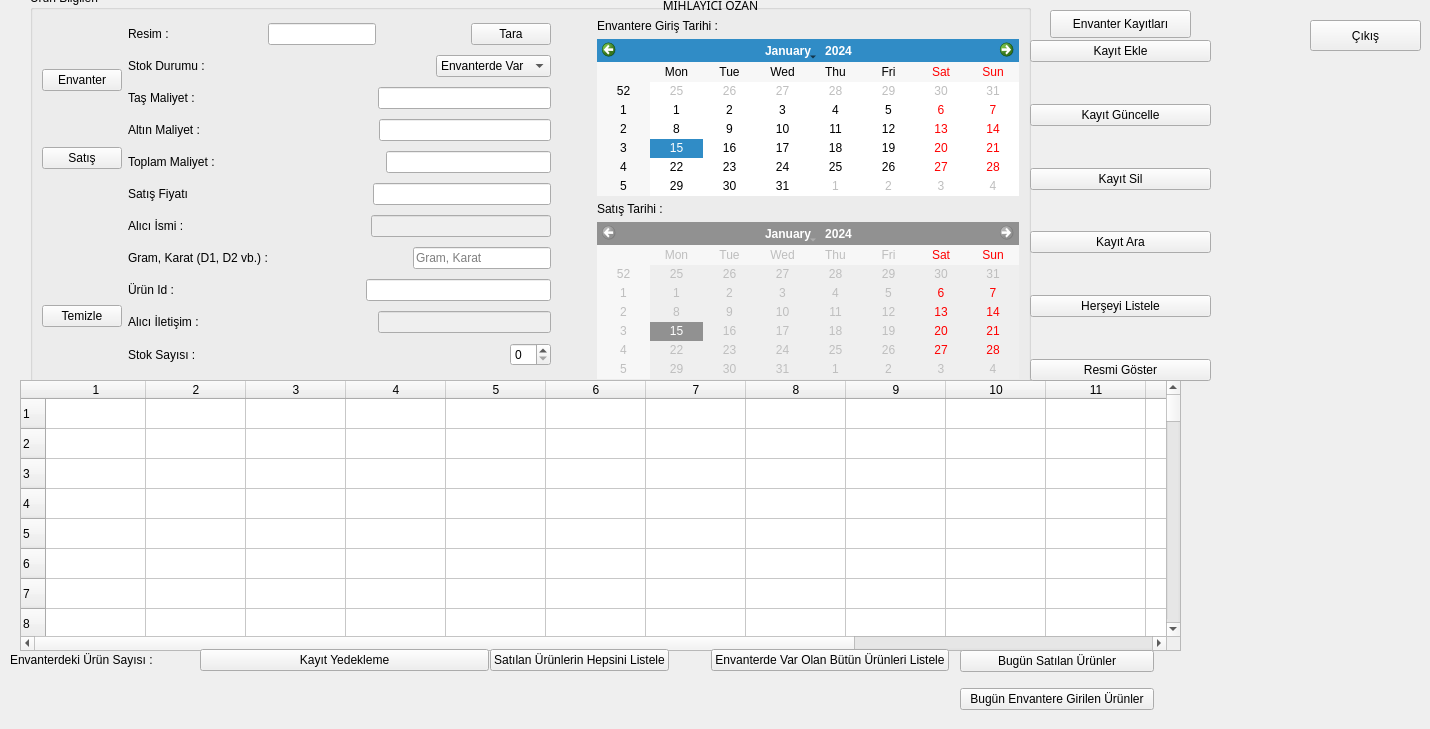
  <widget class="QWidget" name="centralwidget">
   <widget class="QGroupBox" name="groupBox">
    <property name="geometry">
     <rect>
      <x>30</x>
      <y>-10</y>
      <width>1001</width>
      <height>401</height>
     </rect>
    </property>
    <property name="title">
     <string>Ürün Bilgileri</string>
    </property>
    <layout class="QHBoxLayout" name="horizontalLayout_9">
     <item>
      <layout class="QVBoxLayout" name="verticalLayout_6">
       <item>
        <widget class="QPushButton" name="btnEnvanterMod">
         <property name="text">
          <string>Envanter</string>
         </property>
        </widget>
       </item>
       <item>
        <widget class="QPushButton" name="btnSatisMod">
         <property name="text">
          <string>Satış</string>
         </property>
        </widget>
       </item>
       <item>
        <spacer name="verticalSpacer_7">
         <property name="orientation">
          <enum>Qt::Vertical</enum>
         </property>
         <property name="sizeType">
          <enum>QSizePolicy::Maximum</enum>
         </property>
         <property name="sizeHint" stdset="0">
          <size>
           <width>20</width>
           <height>40</height>
          </size>
         </property>
        </spacer>
       </item>
       <item>
        <spacer name="verticalSpacer_5">
         <property name="orientation">
          <enum>Qt::Vertical</enum>
         </property>
         <property name="sizeType">
          <enum>QSizePolicy::Maximum</enum>
         </property>
         <property name="sizeHint" stdset="0">
          <size>
           <width>20</width>
           <height>40</height>
          </size>
         </property>
        </spacer>
       </item>
       <item>
        <widget class="QPushButton" name="btnTemizle">
         <property name="text">
          <string>Temizle</string>
         </property>
        </widget>
       </item>
      </layout>
     </item>
     <item>
      <layout class="QVBoxLayout" name="verticalLayout">
       <item>
        <layout class="QHBoxLayout" name="horizontalLayout_11">
         <item>
          <widget class="QLabel" name="label_10">
           <property name="text">
            <string>Resim : </string>
           </property>
          </widget>
         </item>
         <item>
          <spacer name="horizontalSpacer_7">
           <property name="orientation">
            <enum>Qt::Horizontal</enum>
           </property>
           <property name="sizeHint" stdset="0">
            <size>
             <width>40</width>
             <height>20</height>
            </size>
           </property>
          </spacer>
         </item>
         <item>
          <widget class="QLineEdit" name="lneResimYolu">
           <property name="enabled">
            <bool>true</bool>
           </property>
          </widget>
         </item>
         <item>
          <spacer name="horizontalSpacer_11">
           <property name="orientation">
            <enum>Qt::Horizontal</enum>
           </property>
           <property name="sizeHint" stdset="0">
            <size>
             <width>40</width>
             <height>20</height>
            </size>
           </property>
          </spacer>
         </item>
         <item>
          <widget class="QPushButton" name="btnResimYolu">
           <property name="text">
            <string>Tara</string>
           </property>
          </widget>
         </item>
        </layout>
       </item>
       <item>
        <layout class="QHBoxLayout" name="horizontalLayout_10">
         <item>
          <widget class="QLabel" name="label_11">
           <property name="text">
            <string>Stok Durumu : </string>
           </property>
          </widget>
         </item>
         <item>
          <spacer name="horizontalSpacer_10">
           <property name="orientation">
            <enum>Qt::Horizontal</enum>
           </property>
           <property name="sizeHint" stdset="0">
            <size>
             <width>40</width>
             <height>20</height>
            </size>
           </property>
          </spacer>
         </item>
         <item>
          <widget class="QComboBox" name="cmbStokdurumu">
           <item>
            <property name="text">
             <string>Envanterde Var</string>
            </property>
           </item>
           <item>
            <property name="text">
             <string>----------</string>
            </property>
           </item>
           <item>
            <property name="text">
             <string>Satıldı</string>
            </property>
           </item>
          </widget>
         </item>
        </layout>
       </item>
       <item>
        <layout class="QHBoxLayout" name="horizontalLayout">
         <item>
          <widget class="QLabel" name="label">
           <property name="text">
            <string>Taş Maliyet : </string>
           </property>
          </widget>
         </item>
         <item>
          <spacer name="horizontalSpacer">
           <property name="orientation">
            <enum>Qt::Horizontal</enum>
           </property>
           <property name="sizeHint" stdset="0">
            <size>
             <width>40</width>
             <height>20</height>
            </size>
           </property>
          </spacer>
         </item>
         <item>
          <widget class="QLineEdit" name="lneTasMaliyet">
           <property name="enabled">
            <bool>true</bool>
           </property>
           <property name="placeholderText">
            <string/>
           </property>
          </widget>
         </item>
        </layout>
       </item>
       <item>
        <layout class="QHBoxLayout" name="horizontalLayout_12">
         <item>
          <widget class="QLabel" name="label_14">
           <property name="text">
            <string>Altın Maliyet :</string>
           </property>
          </widget>
         </item>
         <item>
          <spacer name="horizontalSpacer_13">
           <property name="orientation">
            <enum>Qt::Horizontal</enum>
           </property>
           <property name="sizeHint" stdset="0">
            <size>
             <width>40</width>
             <height>20</height>
            </size>
           </property>
          </spacer>
         </item>
         <item>
          <widget class="QLineEdit" name="lneAltinMaliyet"/>
         </item>
        </layout>
       </item>
       <item>
        <layout class="QHBoxLayout" name="horizontalLayout_2">
         <item>
          <widget class="QLabel" name="label_2">
           <property name="text">
            <string>Toplam Maliyet :</string>
           </property>
          </widget>
         </item>
         <item>
          <spacer name="horizontalSpacer_2">
           <property name="orientation">
            <enum>Qt::Horizontal</enum>
           </property>
           <property name="sizeHint" stdset="0">
            <size>
             <width>40</width>
             <height>20</height>
            </size>
           </property>
          </spacer>
         </item>
         <item>
          <widget class="QLineEdit" name="lneToplamMaliyet"/>
         </item>
        </layout>
       </item>
       <item>
        <layout class="QHBoxLayout" name="horizontalLayout_3">
         <item>
          <widget class="QLabel" name="label_3">
           <property name="text">
            <string>Satış Fiyatı</string>
           </property>
          </widget>
         </item>
         <item>
          <spacer name="horizontalSpacer_3">
           <property name="orientation">
            <enum>Qt::Horizontal</enum>
           </property>
           <property name="sizeHint" stdset="0">
            <size>
             <width>40</width>
             <height>20</height>
            </size>
           </property>
          </spacer>
         </item>
         <item>
          <widget class="QLineEdit" name="lneSatisFiyati"/>
         </item>
        </layout>
       </item>
       <item>
        <layout class="QHBoxLayout" name="horizontalLayout_4">
         <item>
          <widget class="QLabel" name="label_5">
           <property name="text">
            <string>Alıcı İsmi :</string>
           </property>
          </widget>
         </item>
         <item>
          <spacer name="horizontalSpacer_4">
           <property name="orientation">
            <enum>Qt::Horizontal</enum>
           </property>
           <property name="sizeHint" stdset="0">
            <size>
             <width>40</width>
             <height>20</height>
            </size>
           </property>
          </spacer>
         </item>
         <item>
          <widget class="QLineEdit" name="lneAliciAdi">
           <property name="enabled">
            <bool>false</bool>
           </property>
          </widget>
         </item>
        </layout>
       </item>
       <item>
        <layout class="QHBoxLayout" name="horizontalLayout_5">
         <item>
          <widget class="QLabel" name="label_6">
           <property name="text">
            <string>Gram, Karat (D1, D2 vb.) :</string>
           </property>
          </widget>
         </item>
         <item>
          <spacer name="horizontalSpacer_5">
           <property name="orientation">
            <enum>Qt::Horizontal</enum>
           </property>
           <property name="sizeHint" stdset="0">
            <size>
             <width>40</width>
             <height>20</height>
            </size>
           </property>
          </spacer>
         </item>
         <item>
          <widget class="QLineEdit" name="lneKarat">
           <property name="placeholderText">
            <string>Gram, Karat</string>
           </property>
          </widget>
         </item>
        </layout>
       </item>
       <item>
        <layout class="QHBoxLayout" name="horizontalLayout_6">
         <item>
          <widget class="QLabel" name="label_7">
           <property name="text">
            <string>Ürün Id :</string>
           </property>
          </widget>
         </item>
         <item>
          <spacer name="horizontalSpacer_6">
           <property name="orientation">
            <enum>Qt::Horizontal</enum>
           </property>
           <property name="sizeHint" stdset="0">
            <size>
             <width>40</width>
             <height>20</height>
            </size>
           </property>
          </spacer>
         </item>
         <item>
          <widget class="QLineEdit" name="lneurunId"/>
         </item>
        </layout>
       </item>
       <item>
        <layout class="QHBoxLayout" name="horizontalLayout_7">
         <item>
          <widget class="QLabel" name="label_8">
           <property name="text">
            <string>Alıcı İletişim :</string>
           </property>
          </widget>
         </item>
         <item>
          <spacer name="horizontalSpacer_8">
           <property name="orientation">
            <enum>Qt::Horizontal</enum>
           </property>
           <property name="sizeHint" stdset="0">
            <size>
             <width>40</width>
             <height>20</height>
            </size>
           </property>
          </spacer>
         </item>
         <item>
          <widget class="QLineEdit" name="lneAliciIletisim">
           <property name="enabled">
            <bool>false</bool>
           </property>
          </widget>
         </item>
        </layout>
       </item>
       <item>
        <layout class="QHBoxLayout" name="horizontalLayout_8">
         <item>
          <widget class="QLabel" name="label_9">
           <property name="text">
            <string>Stok Sayısı : </string>
           </property>
          </widget>
         </item>
         <item>
          <spacer name="horizontalSpacer_9">
           <property name="orientation">
            <enum>Qt::Horizontal</enum>
           </property>
           <property name="sizeHint" stdset="0">
            <size>
             <width>40</width>
             <height>20</height>
            </size>
           </property>
          </spacer>
         </item>
         <item>
          <widget class="QSpinBox" name="spbStokSayisi"/>
         </item>
        </layout>
       </item>
      </layout>
     </item>
     <item>
      <spacer name="horizontalSpacer_14">
       <property name="orientation">
        <enum>Qt::Horizontal</enum>
       </property>
       <property name="sizeType">
        <enum>QSizePolicy::Maximum</enum>
       </property>
       <property name="sizeHint" stdset="0">
        <size>
         <width>40</width>
         <height>20</height>
        </size>
       </property>
      </spacer>
     </item>
     <item>
      <layout class="QVBoxLayout" name="verticalLayout_2">
       <item>
        <widget class="QLabel" name="label_4">
         <property name="text">
          <string>Envantere Giriş Tarihi : </string>
         </property>
        </widget>
       </item>
       <item>
        <layout class="QVBoxLayout" name="verticalLayout_3"/>
       </item>
       <item>
        <widget class="QCalendarWidget" name="cwidGirisTarihi"/>
       </item>
       <item>
        <widget class="QLabel" name="label_15">
         <property name="text">
          <string>Satış Tarihi : </string>
         </property>
        </widget>
       </item>
       <item>
        <widget class="QCalendarWidget" name="cwidSatisTarihi">
         <property name="enabled">
          <bool>false</bool>
         </property>
        </widget>
       </item>
      </layout>
     </item>
    </layout>
   </widget>
   <widget class="QTableWidget" name="tableWidget">
    <property name="enabled">
     <bool>true</bool>
    </property>
    <property name="geometry">
     <rect>
      <x>20</x>
      <y>380</y>
      <width>1161</width>
      <height>271</height>
     </rect>
    </property>
    <property name="autoFillBackground">
     <bool>false</bool>
    </property>
    <property name="iconSize">
     <size>
      <width>90</width>
      <height>60</height>
     </size>
    </property>
    <property name="showGrid">
     <bool>true</bool>
    </property>
    <property name="gridStyle">
     <enum>Qt::SolidLine</enum>
    </property>
    <property name="sortingEnabled">
     <bool>true</bool>
    </property>
    <property name="wordWrap">
     <bool>true</bool>
    </property>
    <property name="cornerButtonEnabled">
     <bool>false</bool>
    </property>
    <property name="rowCount">
     <number>100</number>
    </property>
    <property name="columnCount">
     <number>15</number>
    </property>
    <row/>
    <row/>
    <row/>
    <row/>
    <row/>
    <row/>
    <row/>
    <row/>
    <row/>
    <row/>
    <row/>
    <row/>
    <row/>
    <row/>
    <row/>
    <row/>
    <row/>
    <row/>
    <row/>
    <row/>
    <row/>
    <row/>
    <row/>
    <row/>
    <row/>
    <row/>
    <row/>
    <row/>
    <row/>
    <row/>
    <row/>
    <row/>
    <row/>
    <row/>
    <row/>
    <row/>
    <row/>
    <row/>
    <row/>
    <row/>
    <row/>
    <row/>
    <row/>
    <row/>
    <row/>
    <row/>
    <row/>
    <row/>
    <row/>
    <row/>
    <row/>
    <row/>
    <row/>
    <row/>
    <row/>
    <row/>
    <row/>
    <row/>
    <row/>
    <row/>
    <row/>
    <row/>
    <row/>
    <row/>
    <row/>
    <row/>
    <row/>
    <row/>
    <row/>
    <row/>
    <row/>
    <row/>
    <row/>
    <row/>
    <row/>
    <row/>
    <row/>
    <row/>
    <row/>
    <row/>
    <row/>
    <row/>
    <row/>
    <row/>
    <row/>
    <row/>
    <row/>
    <row/>
    <row/>
    <row/>
    <row/>
    <row/>
    <row/>
    <row/>
    <row/>
    <row/>
    <row/>
    <row/>
    <row/>
    <row/>
    <column/>
    <column/>
    <column/>
    <column/>
    <column/>
    <column/>
    <column/>
    <column/>
    <column/>
    <column/>
    <column/>
    <column/>
    <column/>
    <column/>
    <column/>
    <item row="0" column="0">
     <property name="text">
      <string/>
     </property>
    </item>
   </widget>
   <widget class="QLabel" name="label_12">
    <property name="geometry">
     <rect>
      <x>500</x>
      <y>-10</y>
      <width>421</width>
      <height>31</height>
     </rect>
    </property>
    <property name="font">
     <font>
      <family>8514oem</family>
     </font>
    </property>
    <property name="cursor">
     <cursorShape>ArrowCursor</cursorShape>
    </property>
    <property name="text">
     <string>MIHLAYICI OZAN</string>
    </property>
    <property name="alignment">
     <set>Qt::AlignCenter</set>
    </property>
    <property name="margin">
     <number>-2</number>
    </property>
   </widget>
   <widget class="QWidget" name="layoutWidget">
    <property name="geometry">
     <rect>
      <x>1030</x>
      <y>40</y>
      <width>181</width>
      <height>341</height>
     </rect>
    </property>
    <layout class="QVBoxLayout" name="verticalLayout_4">
     <item>
      <widget class="QPushButton" name="btnKayitEkle">
       <property name="text">
        <string>Kayıt Ekle</string>
       </property>
      </widget>
     </item>
     <item>
      <spacer name="verticalSpacer">
       <property name="orientation">
        <enum>Qt::Vertical</enum>
       </property>
       <property name="sizeHint" stdset="0">
        <size>
         <width>20</width>
         <height>40</height>
        </size>
       </property>
      </spacer>
     </item>
     <item>
      <widget class="QPushButton" name="btnGuncelle">
       <property name="text">
        <string>Kayıt Güncelle</string>
       </property>
      </widget>
     </item>
     <item>
      <spacer name="verticalSpacer_2">
       <property name="orientation">
        <enum>Qt::Vertical</enum>
       </property>
       <property name="sizeHint" stdset="0">
        <size>
         <width>20</width>
         <height>40</height>
        </size>
       </property>
      </spacer>
     </item>
     <item>
      <widget class="QPushButton" name="btnSil">
       <property name="text">
        <string>Kayıt Sil</string>
       </property>
      </widget>
     </item>
     <item>
      <spacer name="verticalSpacer_3">
       <property name="orientation">
        <enum>Qt::Vertical</enum>
       </property>
       <property name="sizeHint" stdset="0">
        <size>
         <width>20</width>
         <height>40</height>
        </size>
       </property>
      </spacer>
     </item>
     <item>
      <widget class="QPushButton" name="btnAra">
       <property name="text">
        <string>Kayıt Ara</string>
       </property>
      </widget>
     </item>
     <item>
      <spacer name="verticalSpacer_4">
       <property name="orientation">
        <enum>Qt::Vertical</enum>
       </property>
       <property name="sizeHint" stdset="0">
        <size>
         <width>20</width>
         <height>40</height>
        </size>
       </property>
      </spacer>
     </item>
     <item>
      <widget class="QPushButton" name="btnListele">
       <property name="text">
        <string>Herşeyi Listele</string>
       </property>
      </widget>
     </item>
     <item>
      <spacer name="verticalSpacer_6">
       <property name="orientation">
        <enum>Qt::Vertical</enum>
       </property>
       <property name="sizeHint" stdset="0">
        <size>
         <width>20</width>
         <height>40</height>
        </size>
       </property>
      </spacer>
     </item>
     <item>
      <widget class="QPushButton" name="btnResmiGoster">
       <property name="text">
        <string>Resmi Göster</string>
       </property>
      </widget>
     </item>
    </layout>
   </widget>
   <widget class="QPushButton" name="btnCikis">
    <property name="geometry">
     <rect>
      <x>1310</x>
      <y>20</y>
      <width>111</width>
      <height>31</height>
     </rect>
    </property>
    <property name="text">
     <string>Çıkış</string>
    </property>
   </widget>
   <widget class="QWidget" name="horizontalLayoutWidget">
    <property name="geometry">
     <rect>
      <x>490</x>
      <y>620</y>
      <width>459</width>
      <height>80</height>
     </rect>
    </property>
    <layout class="QHBoxLayout" name="horizontalLayout_13">
     <item>
      <widget class="QPushButton" name="btnSatilanUrunler">
       <property name="text">
        <string>Satılan Ürünlerin Hepsini Listele</string>
       </property>
      </widget>
     </item>
     <item>
      <spacer name="horizontalSpacer_12">
       <property name="orientation">
        <enum>Qt::Horizontal</enum>
       </property>
       <property name="sizeHint" stdset="0">
        <size>
         <width>40</width>
         <height>20</height>
        </size>
       </property>
      </spacer>
     </item>
     <item>
      <widget class="QPushButton" name="btnUrunlerinHepsi">
       <property name="text">
        <string>Envanterde Var Olan Bütün Ürünleri Listele</string>
       </property>
      </widget>
     </item>
    </layout>
   </widget>
   <widget class="QWidget" name="horizontalLayoutWidget_2">
    <property name="geometry">
     <rect>
      <x>10</x>
      <y>620</y>
      <width>176</width>
      <height>80</height>
     </rect>
    </property>
    <layout class="QHBoxLayout" name="horizontalLayout_15">
     <item>
      <widget class="QLabel" name="label_13">
       <property name="text">
        <string>Envanterdeki Ürün Sayısı : </string>
       </property>
      </widget>
     </item>
     <item>
      <spacer name="horizontalSpacer_15">
       <property name="orientation">
        <enum>Qt::Horizontal</enum>
       </property>
       <property name="sizeHint" stdset="0">
        <size>
         <width>40</width>
         <height>20</height>
        </size>
       </property>
      </spacer>
     </item>
     <item>
      <widget class="QLabel" name="lblUrunsayisi">
       <property name="text">
        <string/>
       </property>
      </widget>
     </item>
    </layout>
   </widget>
   <widget class="QWidget" name="horizontalLayoutWidget_3">
    <property name="geometry">
     <rect>
      <x>200</x>
      <y>620</y>
      <width>289</width>
      <height>80</height>
     </rect>
    </property>
    <layout class="QHBoxLayout" name="horizontalLayout_14">
     <item>
      <widget class="QPushButton" name="btnKayitYedekleme">
       <property name="text">
        <string>Kayıt Yedekleme</string>
       </property>
      </widget>
     </item>
    </layout>
   </widget>
   <widget class="QWidget" name="verticalLayoutWidget">
    <property name="geometry">
     <rect>
      <x>960</x>
      <y>640</y>
      <width>194</width>
      <height>80</height>
     </rect>
    </property>
    <layout class="QVBoxLayout" name="verticalLayout_5">
     <item>
      <widget class="QPushButton" name="btnBugunSatilan">
       <property name="text">
        <string>Bugün Satılan Ürünler</string>
       </property>
      </widget>
     </item>
     <item>
      <widget class="QPushButton" name="btnBugunEnvanter">
       <property name="text">
        <string>Bugün Envantere Girilen Ürünler</string>
       </property>
      </widget>
     </item>
    </layout>
   </widget>
   <widget class="QPushButton" name="btnEnvanterKayitlari">
    <property name="geometry">
     <rect>
      <x>1050</x>
      <y>10</y>
      <width>141</width>
      <height>28</height>
     </rect>
    </property>
    <property name="text">
     <string>Envanter Kayıtları</string>
    </property>
   </widget>
  </widget>
